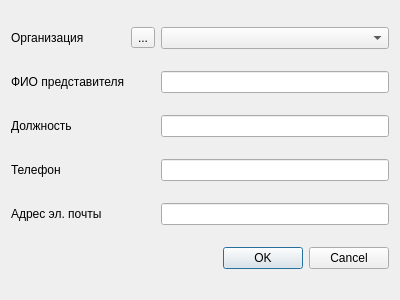
<?xml version="1.0" encoding="UTF-8"?>
<ui version="4.0">
 <class>Repres</class>
 <widget class="QDialog" name="Repres">
  <property name="geometry">
   <rect>
    <x>0</x>
    <y>0</y>
    <width>400</width>
    <height>300</height>
   </rect>
  </property>
  <property name="windowTitle">
   <string>Добавить представителя</string>
  </property>
  <layout class="QGridLayout" name="gridLayout">
   <item row="0" column="0">
    <widget class="QLabel" name="label">
     <property name="text">
      <string>Организация</string>
     </property>
    </widget>
   </item>
   <item row="0" column="2">
    <widget class="QComboBox" name="comboBox"/>
   </item>
   <item row="1" column="0">
    <widget class="QLabel" name="label_2">
     <property name="text">
      <string>ФИО представителя</string>
     </property>
    </widget>
   </item>
   <item row="1" column="2">
    <widget class="QLineEdit" name="lineEdit"/>
   </item>
   <item row="2" column="0">
    <widget class="QLabel" name="label_3">
     <property name="text">
      <string>Должность</string>
     </property>
    </widget>
   </item>
   <item row="2" column="2">
    <widget class="QLineEdit" name="lineEdit_2"/>
   </item>
   <item row="3" column="0">
    <widget class="QLabel" name="label_4">
     <property name="text">
      <string>Телефон</string>
     </property>
    </widget>
   </item>
   <item row="3" column="2">
    <widget class="QLineEdit" name="lineEdit_3"/>
   </item>
   <item row="4" column="0">
    <widget class="QLabel" name="label_5">
     <property name="text">
      <string>Адрес эл. почты</string>
     </property>
    </widget>
   </item>
   <item row="4" column="2">
    <widget class="QLineEdit" name="lineEdit_4"/>
   </item>
   <item row="5" column="0" colspan="3">
    <widget class="QDialogButtonBox" name="buttonBox">
     <property name="orientation">
      <enum>Qt::Horizontal</enum>
     </property>
     <property name="standardButtons">
      <set>QDialogButtonBox::Cancel|QDialogButtonBox::Ok</set>
     </property>
    </widget>
   </item>
   <item row="0" column="1">
    <widget class="QToolButton" name="toolButton">
     <property name="text">
      <string>...</string>
     </property>
    </widget>
   </item>
  </layout>
 </widget>
 <resources/>
 <connections>
  <connection>
   <sender>buttonBox</sender>
   <signal>accepted()</signal>
   <receiver>Repres</receiver>
   <slot>accept()</slot>
   <hints>
    <hint type="sourcelabel">
     <x>248</x>
     <y>254</y>
    </hint>
    <hint type="destinationlabel">
     <x>157</x>
     <y>274</y>
    </hint>
   </hints>
  </connection>
  <connection>
   <sender>buttonBox</sender>
   <signal>rejected()</signal>
   <receiver>Repres</receiver>
   <slot>reject()</slot>
   <hints>
    <hint type="sourcelabel">
     <x>316</x>
     <y>260</y>
    </hint>
    <hint type="destinationlabel">
     <x>286</x>
     <y>274</y>
    </hint>
   </hints>
  </connection>
 </connections>
</ui>
